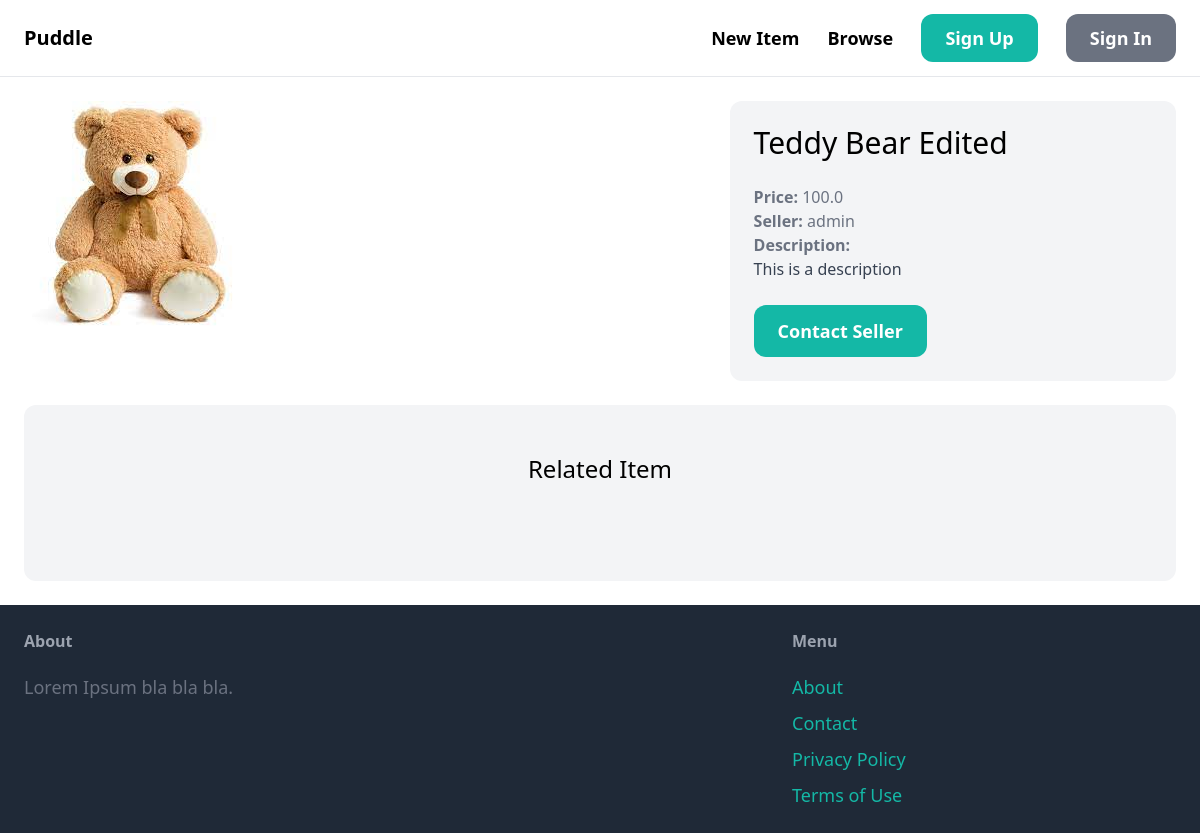
Page /items/1/ on the committed database.
### item/models.py (models this page shows, shortened)
class Item(models.Model):
    category = models.ForeignKey(Category, related_name='items', on_delete=models.CASCADE)
    name = models.CharField(max_length=255)
    description = models.TextField(blank=True, null=True)
    price = models.FloatField()
    image = models.ImageField(upload_to='item_images', blank=True, null=True)
    is_sold = models.BooleanField(default=False)
    created_by = models.ForeignKey(User, related_name='items', on_delete=models.CASCADE)
    created_at = models.DateTimeField(auto_now_add=True)

### item/views.py (the view)
# urls.py: path('<int:pk>/', views.detail, name='detail'),
def detail(request, pk):
    item = get_object_or_404(Item, pk=pk)
    related_items = Item.objects.filter(category=item.category, is_sold=False).exclude(pk=pk)[0:3]
    return render(request, 'item/detail.html', {
        'item': item,
        'related_items': related_items
    })

### item/templates/item/detail.html (shortened to what this page needs)
{% extends 'core/base.html' %}
{% block content %}
<div class="grid grid-cols-5 gap-6">
    <div class="col-span-3">
        <img src="{{ item.image.url }}" class="rounded-xl">
    </div>
    <div class="col-span-2 p-6 bg-gray-100 rounded-xl">
        <h1 class="mb-6 text-3xl">{{ item.name }}</h1>
        <p class="text-gray-500"><strong>Price: </strong>{{ item.price }}</p>
        <p class="text-gray-500"><strong>Seller: </strong>{{ item.created_by }}</p>
        {% if item.description %}
            <p class="text-gray-700">
                <strong class="text-gray-500">Description: </strong><br>
                {{ item.description }}
            </p>
        {% endif %}
        {% if request.user == item.created_by %}
            <div class="mt-6 p-6 bg-white rounded-xl">
                <p>This is your item</p>
                <a href="{% url 'item:edit' item.id %}" class="inline-block mt-6 px-6 py-3 text-lg font-semibold bg-red-500 text-white rounded-xl">Edit</a>
                <a href="{% url 'item:delete' item.id %}" class="inline-block mt-6 px-6 py-3 text-lg font-semibold bg-red-500 text-white rounded-xl">Delete</a>
            </div>
        {% else %}
            <a href="{% url 'conversation:new' item.id %}" class="inline-block mt-6 px-6 py-3 text-lg font-semibold bg-teal-500 text-white rounded-xl hover:bg-teal-700">Contact Seller</a>
        {% endif%}
    </div>
</div>
<div class="mt-6 px-6 py-12 bg-gray-100 rounded-xl">
    <h2 class="mb-12 text-2xl text-center">Related Item</h2>
</div>
{% endblock %}

### rows in the picture
Item: image (picture), name "Teddy Bear Edited", price "100.0", created_by "admin", description "This is a description"
